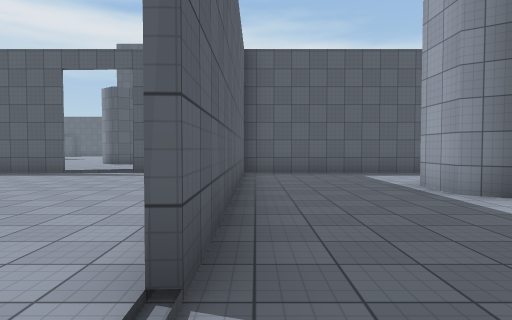
View 1 (above)

17 first-person views from a walk through a Unity game level. The camera is 1.4 m above the floor, tilts 2° down and sees 75° across. The floor is counted in squares, 2 m on a side. Each view is taken from the middle of a square. On the plan, view 1 faces up. The plan holds only what a view shows up to about 10 squares ahead; the rest is blank. The place goes on beyond the plan. The player is left out. Some animated figures are left out. Door leaves are left out, so doorways stand open. Surface patterns are stand-ins for the level's own textures.

View 2
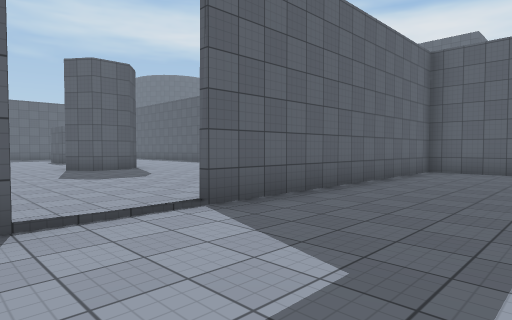

View 3
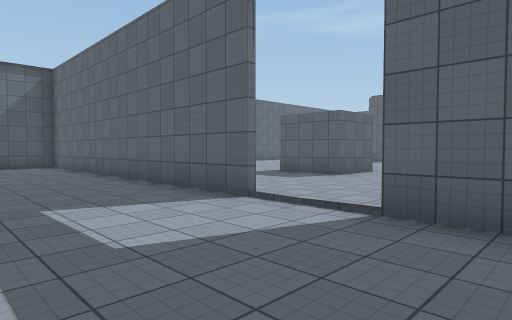

View 4
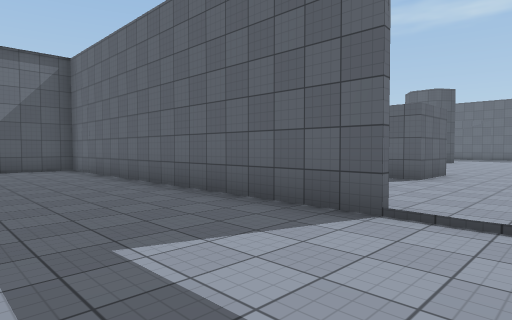

View 5
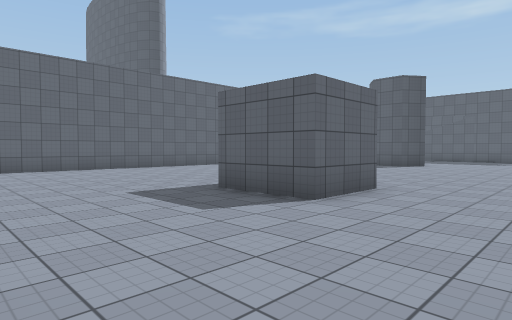

View 6
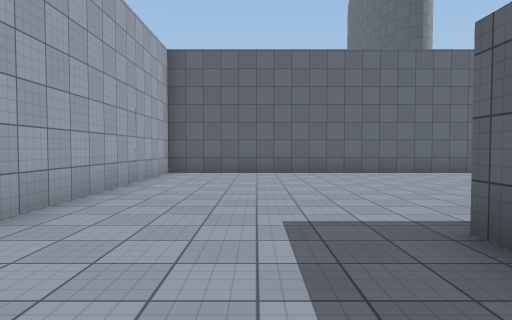

View 7
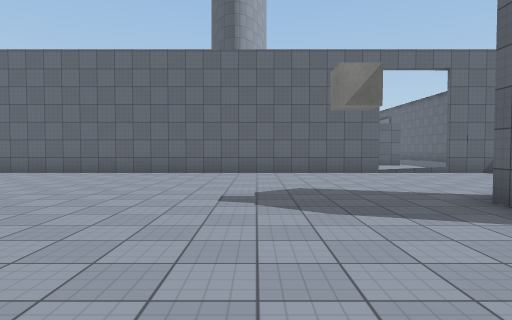

View 8
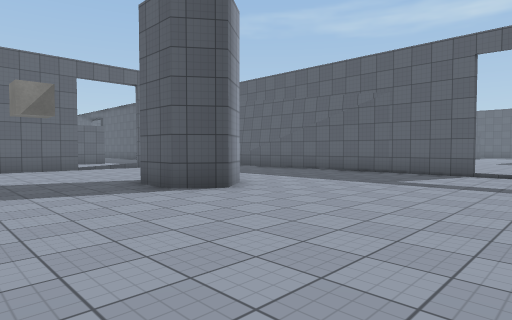

View 9
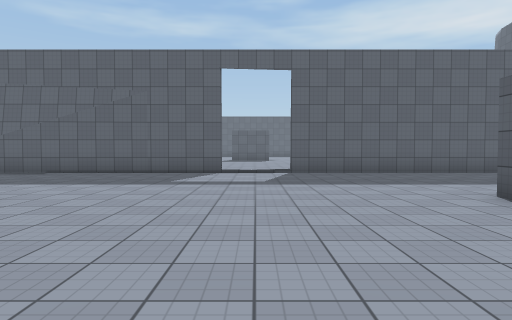

View 10
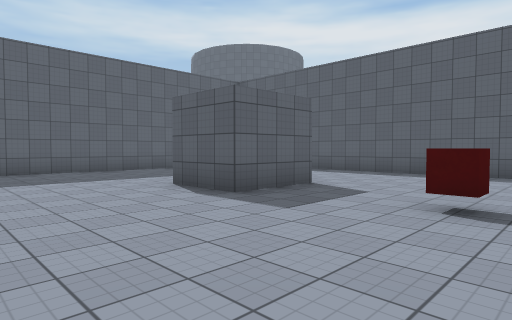

View 11
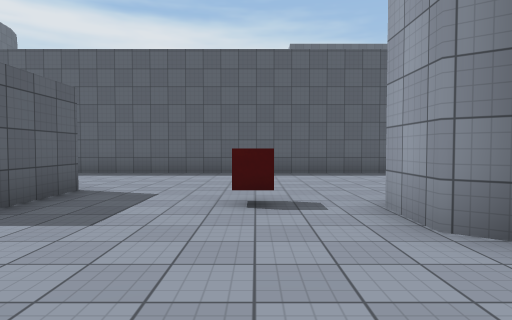

View 12
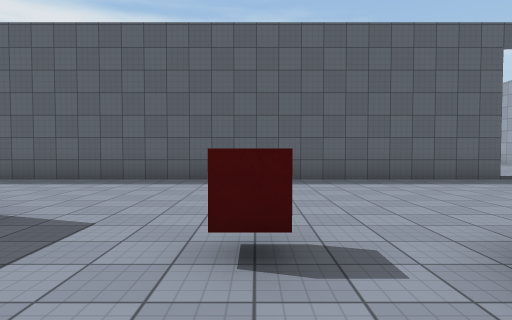

View 13
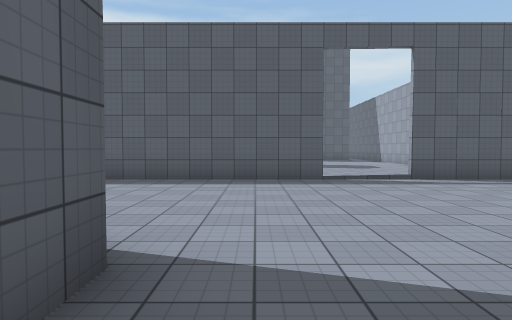

View 14
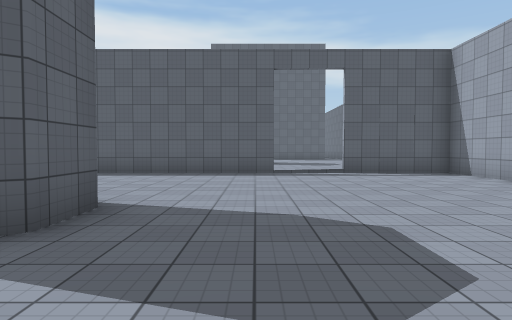

View 15
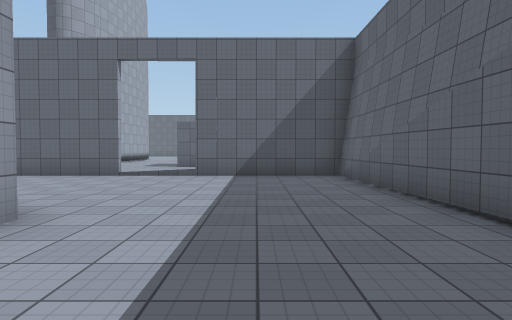

View 16
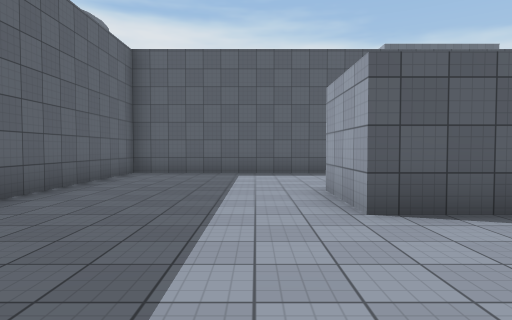

View 17
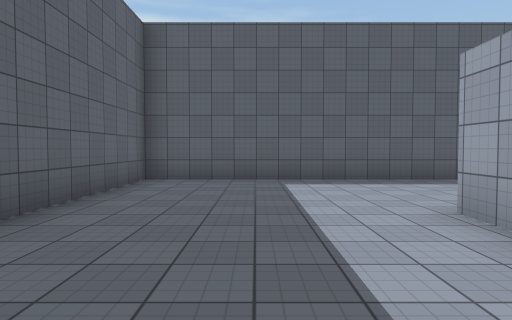

### Floor plan
Points are (right, up) in squares from view 1. A wall is a line through its corners. A room is listed if a view was taken in it or the views show most of it. See-through windows are left out.
Room 1 (views 1, 2, 3, 4)
walls: (-0.3, -0.4) (-0.3, -9.9); (3.5, 4.7) (3.1, 5) (3.1, 6.2); (0.3, -10.5) (1.5, -10.5); (3.5, 9.5) (0, 9.5); (-0.3, 9.5) (-0.3, 1.4)
ways out: opening at (0, 0.5) to room 2
Room 2 (views 5, 6, 7, 8, 9, 10, 11, 12, 13, 14, 15, 16, 17)
walls: (-9, 2.5) (-9.5, 2.8) (-9.5, 4); (-6.6, -1.6) (-4.8, -1.6) (-4.8, -3.8); (-15.7, -4.1) (-14.9, -3.5) (-14, -4.2) (-14, -5.4); (-7.9, 4) (-7.9, 2.8); (-14, 5.6) (-14, 3.5) (-15.8, 3.5) (-15.8, 5.6); (-20.5, -0.8) (-20.5, -10.5) (-16.4, -10.5); (-14.6, -10.5) (-0.5, -10.5) (-0.5, -4.1); (-5.4, 9.5) (-20.5, 9.5) (-20.5, 0.5); (-0.5, 7.1) (-0.5, 9.5); (0, 9.5) (-3.5, 9.5)
low walls: (-20.2, -9.2) (-20.2, -10.6)
ways out: opening at (0, 0.5) to room 1; gap at (-21, -1); gap at (-21, 1)
objects: other object (-11, 4)

Where each view was taken, in squares from view 1:
view 1: 0 up, 0 right, facing up
view 2: 1 down, 3 right, facing up-left
view 3: 3 up, 3 right, facing down-left
view 4: 1 up, 3 right, facing down-left
view 5: 1 up, 1 left, facing down-left
view 6: 1 down, 3 left, facing down
view 7: 1 down, 11 left, facing down
view 8: 1 up, 11 left, facing down-left
view 9: 0 up, 11 left, facing left
view 10: 0 up, 10 left, facing up-left
view 11: 0 up, 11 left, facing up
view 12: 2 up, 11 left, facing up
view 13: 2 up, 7 left, facing up
view 14: 0 up, 6 left, facing up
view 15: 2 down, 18 left, facing down
view 16: 0 up, 17 left, facing up
view 17: 2 up, 18 left, facing up
